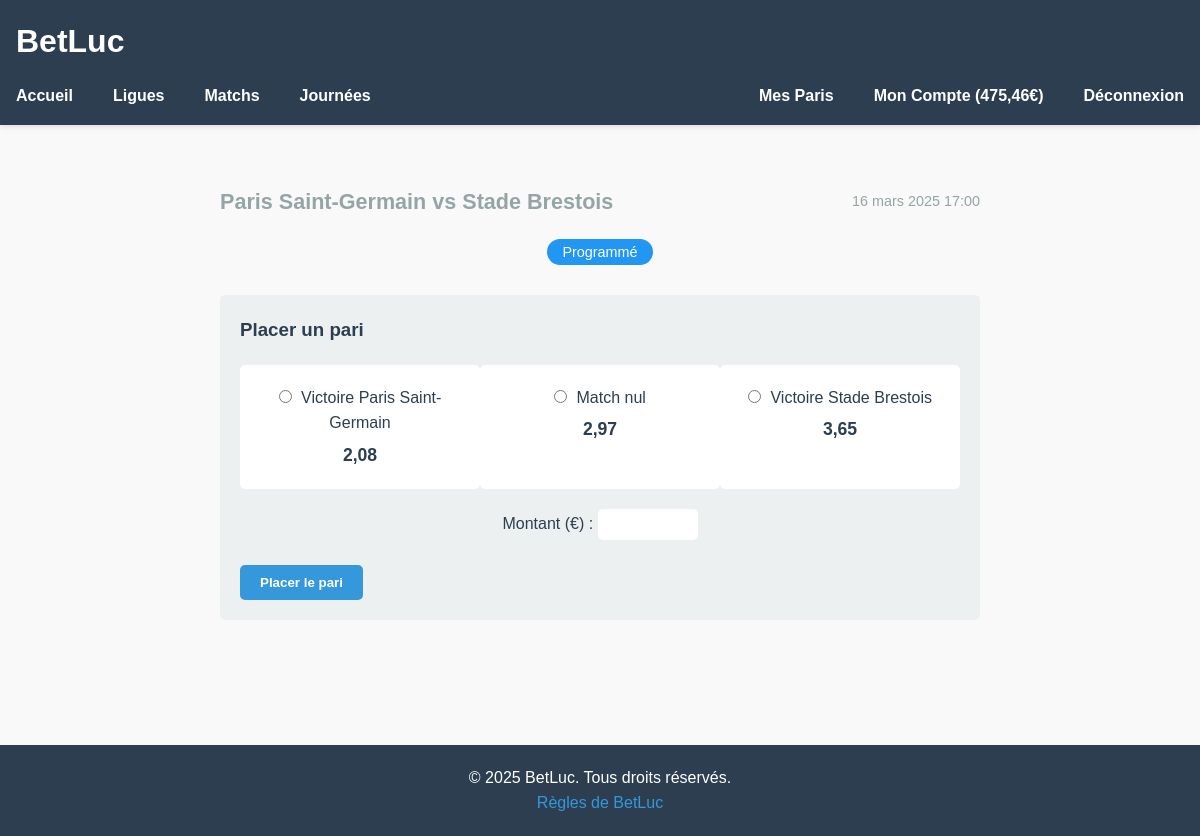
The page /matches/890/ (signed in) on the database as committed earlier.
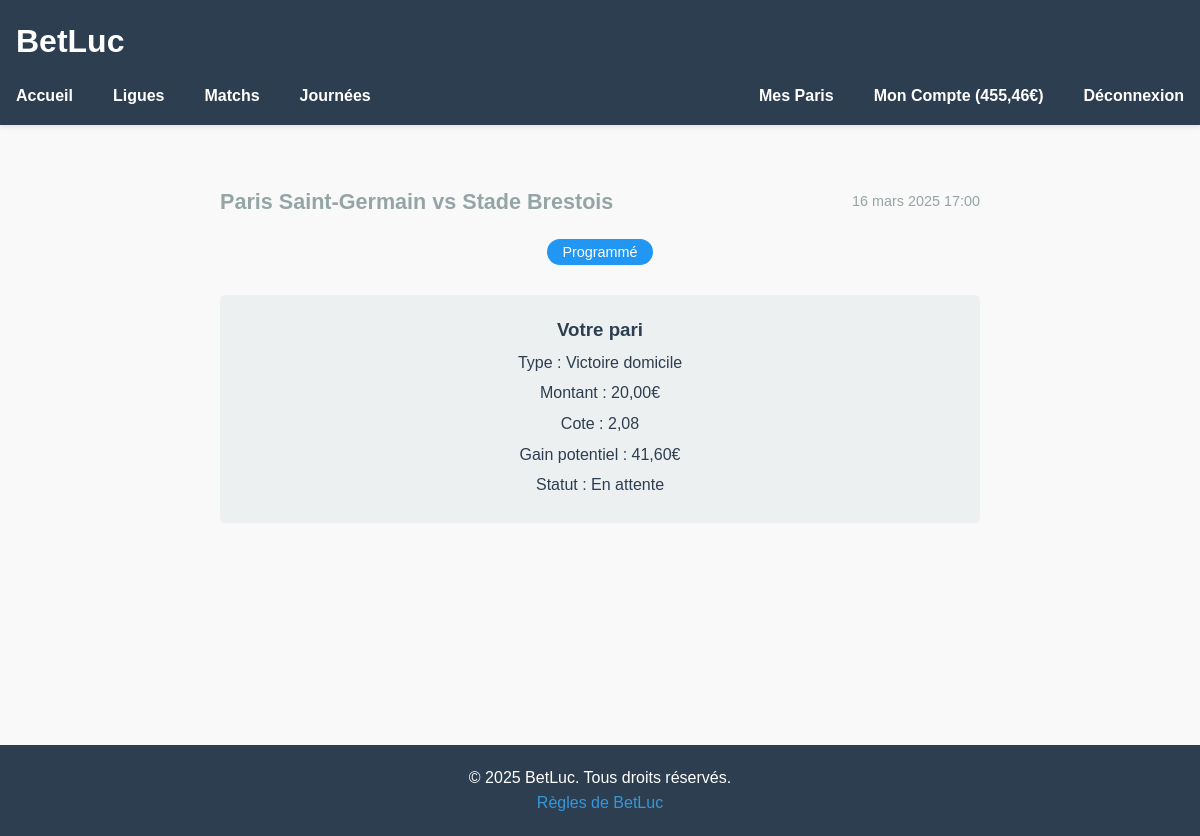
The same page on the database as committed later.
### accounts/models.py (models this page shows, shortened)
class Utilisateur(AbstractUser):
    email = models.EmailField(unique=True)
    username = models.CharField(max_length=150, unique=True)
    balance = models.DecimalField(max_digits=10, decimal_places=2, default=20.00, verbose_name="Solde")

### teams/models.py (models this page shows, shortened)
class Match(models.Model):
    STATUS_CHOICES = [
        ('scheduled', 'Programmé'),
        ('live', 'En cours'),
        ('completed', 'Terminé'),
    ]
    RESULT_CHOICES = [
        ('home_win', 'Victoire domicile'),
        ('draw', 'Match nul'),
        ('away_win', 'Victoire extérieur'),
        ('pending', 'En attente'),
    ]
    matchday = models.ForeignKey(Matchday, on_delete=models.CASCADE, related_name='matches')
    home_team = models.ForeignKey(Team, on_delete=models.CASCADE, related_name='home_matches')
    away_team = models.ForeignKey(Team, on_delete=models.CASCADE, related_name='away_matches')
    date = models.DateTimeField()
    home_score = models.IntegerField(null=True, blank=True)
    away_score = models.IntegerField(null=True, blank=True)
    status = models.CharField(max_length=20, choices=STATUS_CHOICES, default='scheduled')
    result = models.CharField(max_length=20, choices=RESULT_CHOICES, default='pending')
    stadium = models.CharField(max_length=100, blank=True)

class Team(models.Model):
    name = models.CharField(max_length=100, unique=True, verbose_name="Nom de l'équipe")
    league = models.ForeignKey(League, on_delete=models.CASCADE, related_name='teams', verbose_name="Ligue")
    logo = models.ImageField(upload_to='teams_logos/', blank=True, null=True, verbose_name="Logo")
    city = models.CharField(max_length=100, blank=True, verbose_name="Ville")
    founded_year = models.IntegerField(blank=True, null=True, verbose_name="Année de fondation")
    stadium = models.CharField(max_length=100, blank=True, verbose_name="Stade")
    class Meta:
        verbose_name = "Équipe"
        verbose_name_plural = "Équipes"
        ordering = ['name']
    def __str__(self):
        return self.name

class Odds(models.Model):
    match = models.OneToOneField(Match, on_delete=models.CASCADE, related_name='odds', verbose_name="Match")
    home_win = models.DecimalField(max_digits=4, decimal_places=2, verbose_name="Cote victoire domicile")
    draw = models.DecimalField(max_digits=4, decimal_places=2, verbose_name="Cote match nul")
    away_win = models.DecimalField(max_digits=4, decimal_places=2, verbose_name="Cote victoire extérieur")
    class Meta:
        verbose_name = "Cote"
        verbose_name_plural = "Cotes"

class Bet(models.Model):
    BET_TYPES = [
        ('home_win', 'Victoire domicile'),
        ('draw', 'Match nul'),
        ('away_win', 'Victoire extérieur'),
    ]
    STATUS_CHOICES = [
        ('pending', 'En attente'),
        ('won', 'Gagné'),
        ('lost', 'Perdu'),
    ]
    user = models.ForeignKey(Utilisateur, on_delete=models.CASCADE, related_name='bets')
    match = models.ForeignKey(Match, on_delete=models.CASCADE, related_name='bets')
    bet_type = models.CharField(max_length=20, choices=BET_TYPES)
    amount = models.DecimalField(max_digits=10, decimal_places=2)
    odds = models.DecimalField(max_digits=5, decimal_places=2, null=True, blank=True)
    status = models.CharField(max_length=20, choices=STATUS_CHOICES, default='pending')
    created_at = models.DateTimeField(auto_now_add=True)
    updated_at = models.DateTimeField(auto_now=True)
    @property
    def potential_win(self):
        return self.amount * self.odds

### teams/views.py (the view)
# urls.py: path('matches/<int:match_id>/', views.match_detail, name='match_detail'),
@login_required
def match_detail(request, match_id):
    match = get_object_or_404(Match, id=match_id)
    try:
        odds = match.odds
    except Odds.DoesNotExist:
        odds = Odds.create_for_match(match)
    user_bet = None
    if request.user.is_authenticated:
        user_bet = Bet.objects.filter(user=request.user, match=match).first()
    can_bet = match.status == 'scheduled'
    current_score = None
    if match.status in ['live', 'completed']:
        current_score = {
            'home_score': match.home_score,
            'away_score': match.away_score
        }
    if request.method == 'POST' and can_bet and not user_bet:
        form = BetForm(request.POST)
        if form.is_valid():
            bet = form.save(commit=False)
            bet.user = request.user
            bet.match = match
            bet.odds = odds.get_odds_for_bet_type(bet.bet_type)
            if request.user.balance < bet.amount:
                messages.error(request, "Vous n'avez pas assez d'argent pour placer ce pari.")
                return redirect('teams:match_detail', match_id=match.id)
            from django.db import transaction
            with transaction.atomic():
                if request.user.remove_balance(bet.amount):
                    bet.save()
                    messages.success(request, f"Votre pari de {bet.amount}€ a été placé avec succès. Gain potentiel : {bet.potential_win}€")
                else:
                    messages.error(request, "Une erreur est survenue lors du placement du pari.")
            return redirect('teams:match_detail', match_id=match.id)
    else:
        form = BetForm()
    return render(request, 'teams/match_detail.html', {
        'match': match,
        'odds': odds,
        'form': form,
        'user_bet': user_bet,
        'can_bet': can_bet,
        'current_score': current_score
    })

### teams/forms.py (shortened to what this page needs)
class BetForm(forms.ModelForm):
    class Meta:
        model = Bet
        fields = ['bet_type', 'amount']
        widgets = {
            'bet_type': forms.RadioSelect,
            'amount': forms.NumberInput(attrs={'min': '1', 'step': '1'})
        }
        labels = {
            'bet_type': 'Type de pari',
            'amount': 'Montant (€)'
        }

### templates/teams/match_detail.html (shortened to what this page needs)
{% extends "base.html" %}
{% block content %}
<div class="match-details">
  <div class="match-header">
    <h2>{{ match.home_team }} vs {{ match.away_team }}</h2>
    <p class="match-date">{{ match.date|date:"d F Y H:i" }}</p>
  </div>
  <div class="match-status">
    <span class="status-badge {{ match.status }}">{{ match.get_status_display }}</span>
  </div>
  {% if user.is_authenticated %}
    {% if user_bet %}
      <div class="user-bet">
        <h3>Votre pari</h3>
        <p>Type : {{ user_bet.get_bet_type_display }}</p>
        <p>Montant : {{ user_bet.amount|floatformat:2 }}€</p>
        <p>Cote : {{ user_bet.odds }}</p>
        <p>Gain potentiel : {{ user_bet.potential_win|floatformat:2 }}€</p>
        <p>Statut : {{ user_bet.get_status_display }}</p>
      </div>
    {% elif can_bet %}
      <div class="bet-form">
        <h3>Placer un pari</h3>
        <form method="post">
          <div class="odds-display">
            <div class="odd">
              <label>
                <input type="radio" name="bet_type" value="home_win" required>
                Victoire {{ match.home_team }}
                <span class="odd-value">{{ odds.home_win }}</span>
              </label>
            </div>
            <div class="odd">
              <label>
                <input type="radio" name="bet_type" value="draw" required>
                Match nul
                <span class="odd-value">{{ odds.draw }}</span>
              </label>
            </div>
            <div class="odd">
              <label>
                <input type="radio" name="bet_type" value="away_win" required>
                Victoire {{ match.away_team }}
                <span class="odd-value">{{ odds.away_win }}</span>
              </label>
            </div>
          </div>
          <div class="amount-input">
            {{ form.amount.label_tag }}
            {{ form.amount }}
          </div>
          <button type="submit" class="btn btn-primary">Placer le pari</button>
        </form>
      </div>
    {% else %}
      <div class="bet-closed">
        <p>Les paris ne sont plus possibles pour ce match.</p>
      </div>
    {% endif %}
  {% else %}
    <div class="login-required">
      <p>Connectez-vous pour pouvoir parier sur ce match.</p>
      <a href="{% url 'login' %}" class="btn btn-primary">Se connecter</a>
    </div>
  {% endif %}
</div>
{% endblock %}

### templates/base.html (shortened to what this page needs)
<!DOCTYPE html>
{% load static %}
<html lang="fr">
  <head>
    <link rel="stylesheet" href="{% static 'css/style.css' %}" />
  </head>
  <body>
    <header>
        <h1>BetLuc</h1>
        <nav>
            <ul class="main-nav">
                <li><a href="/">Accueil</a></li>
                <li><a href="{% url 'teams:league_list' %}">Ligues</a></li>
                <li><a href="{% url 'teams:match_list' %}">Matchs</a></li>
                <li><a href="{% url 'teams:matchdays_grid' %}">Journées</a></li>
            </ul>
            <ul class="auth-links">
                {% if user.is_authenticated %}
                    <li><a href="{% url 'teams:my_bets' %}">Mes Paris</a></li>
                    <li><a href="{% url 'accounts:profile' %}">Mon Compte ({{ user.balance|floatformat:2 }}€)</a></li>
                    <li><a href="{% url 'accounts:logout' %}">Déconnexion</a></li>
                {% else %}
                    <li><a href="{% url 'accounts:login' %}">Connexion</a></li>
                    <li><a href="{% url 'accounts:register' %}">Inscription</a></li>
                {% endif %}
            </ul>
        </nav>
    </header>
    <main>{% block content %}{% endblock %}</main>
    <footer class="footer mt-auto py-3 bg-light">
        <div class="container">
            <div class="row">
                <div class="col-md-6">
                    <p class="mb-0">&copy; 2025 BetLuc. Tous droits réservés.</p>
                </div>
                <div class="col-md-6 text-md-end">
                    <a href="{% url 'rules' %}" class="text-decoration-none text-muted">Règles de BetLuc</a>
                </div>
            </div>
        </div>
    </footer>
  </body>
</html>

Rows that differ between the two databases and show on the page:
no longer on this page (row unchanged): Odds: home_win "2,08", draw "2,97", away_win "3,65"
changed Utilisateur: balance "475,46" → "455,46"
shown differently, row unchanged: Match "Programmé": home_team "Paris Saint-Germain" → (not shown); away_team "Stade Brestois" → (not shown)
added Bet: bet_type "Victoire domicile", amount "20,00", odds "2,08", potential_win "41,60", status "En attente"
Other text that changed with them:
form field bet_type: "☐ Victoire Paris Saint-Germain 2" → (not shown)
form field bet_type: "☐ Match nul 2,97" → (not shown)
form field bet_type: "☐ Victoire Stade Brestois 3,65" → (not shown)
text no longer shown: "Placer un pari Victoire Match nul Victoire Montant (€) : Placer le pari"
text now shown: "Votre pari Type : Montant : € Cote : Gain potentiel : € Statut :"
